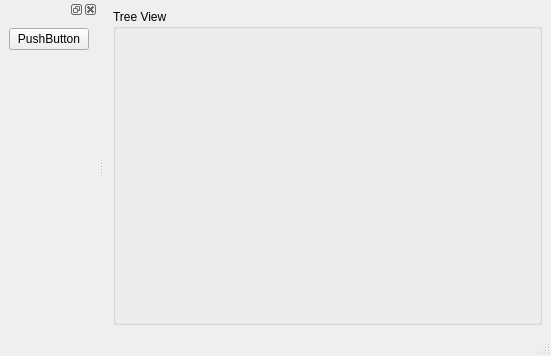
<?xml version="1.0" encoding="UTF-8"?>
<ui version="4.0">
 <class>MainWindow</class>
 <widget class="QMainWindow" name="MainWindow">
  <property name="geometry">
   <rect>
    <x>0</x>
    <y>0</y>
    <width>551</width>
    <height>356</height>
   </rect>
  </property>
  <property name="windowTitle">
   <string>PyTrees Viewer</string>
  </property>
  <property name="windowIcon">
   <iconset resource="main_window.qrc">
    <normaloff>:/resources/images/tuxrobot.png</normaloff>:/resources/images/tuxrobot.png</iconset>
  </property>
  <widget class="QWidget" name="central_display">
   <layout class="QHBoxLayout" name="central_horizontal_layout">
    <item>
     <widget class="WebViewGroupBox" name="web_view_group_box">
      <property name="title">
       <string>Tree View</string>
      </property>
     </widget>
    </item>
   </layout>
  </widget>
  <widget class="QMenuBar" name="menubar">
   <property name="geometry">
    <rect>
     <x>0</x>
     <y>0</y>
     <width>551</width>
     <height>29</height>
    </rect>
   </property>
   <property name="defaultUp">
    <bool>false</bool>
   </property>
  </widget>
  <widget class="QStatusBar" name="statusbar"/>
  <widget class="QDockWidget" name="dock_widget">
   <attribute name="dockWidgetArea">
    <number>1</number>
   </attribute>
   <widget class="QWidget" name="dock_widget_contents">
    <layout class="QVBoxLayout" name="dock_vertical_layout">
     <item>
      <widget class="QPushButton" name="push_button">
       <property name="text">
        <string>PushButton</string>
       </property>
      </widget>
     </item>
     <item>
      <spacer name="vertical_spacer">
       <property name="orientation">
        <enum>Qt::Vertical</enum>
       </property>
       <property name="sizeHint" stdset="0">
        <size>
         <width>20</width>
         <height>218</height>
        </size>
       </property>
      </spacer>
     </item>
    </layout>
   </widget>
  </widget>
 </widget>
 <customwidgets>
  <customwidget>
   <class>WebViewGroupBox</class>
   <extends>QGroupBox</extends>
   <header>py_trees_viz.gui.web_view</header>
   <container>1</container>
  </customwidget>
 </customwidgets>
 <resources>
  <include location="main_window.qrc"/>
 </resources>
 <connections/>
</ui>
